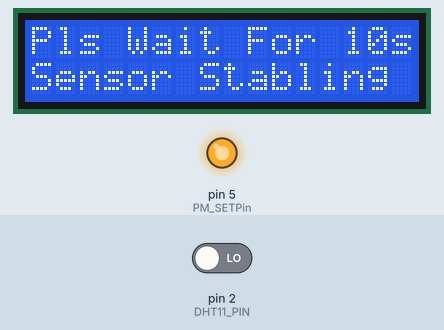
This sketch was run on a simulated Arduino Uno, built with avr-gcc and run on an emulated ATmega328P. Parts: 16×2 character LCD, output pins drawn as LEDs (lit = HIGH). The test bench sets the inputs (shaded band); at power-on: pin 2 (DHT11_PIN) LOW. Pins used as bus, display or sensor lines are not drawn; what the sketch prints to the serial monitor is not drawn.

Above: at 3.3 s.
At 15.9 s:
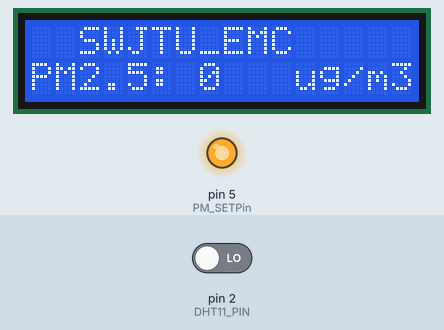
16.0 s: pin 2 (DHT11_PIN) driven HIGH
At 19.3 s:
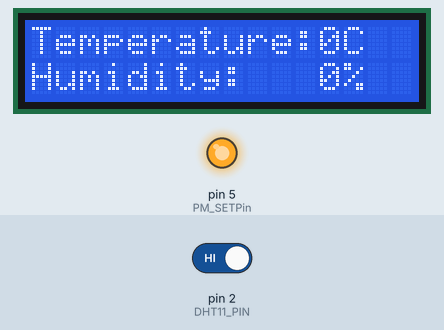
Timing chart, 0 to 20.8 s (numbered marks = the images above; inputs shaded):
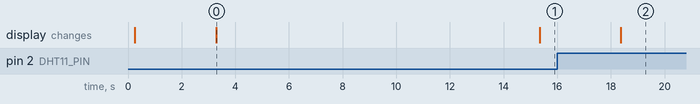

Measured:
- what the display in image 0 shows lasts 12.0 s, from 3.3 s to 15.3 s

The sketch:

SWJTU_EMS.ino
```cpp
#include <LiquidCrystal_I2C.h>
#include <Wire.h>
#include <dht.h>
#define uchar unsigned char
#define uint unsigned int
//
//    FILE: dht11_test.ino
//  AUTHOR: Rob Tillaart
// VERSION: 0.1.01
// PURPOSE: DHT library test sketch for DHT11 && Arduino
//     URL:
//
// Released to the public domain
//


dht DHT;

#define DHT11_PIN 2
LiquidCrystal_I2C lcd(0x27,16,2);
int tem=0,hum=0;

//PM data from KM-100
int PM_SETPin = 5;
int PM_RESETPin = 4;
uchar inByte = 0;         // incoming serial byte from PM2.5
uchar recData[24];
int PM1_Update = 0;
int PM25_Update = 0;
int PM10_Update = 0;
int PM1_Last = 0;
int PM25_Last = 0;
int PM10_Last = 0;
boolean RecStar = false;
void setup()
{
  Serial.begin(9600);
  Serial.println("Beginning...");
  Serial.println();
  Serial.println("Type,\tstatus,\tHumidity (%),\tTemperature (C)");

  pinMode(PM_SETPin,OUTPUT);
  pinMode(PM_RESETPin, OUTPUT);
  digitalWrite(PM_SETPin, HIGH);
  digitalWrite(PM_RESETPin, HIGH);

   lcd.init();
  delay(100);
  lcd.clear();
  lcd.init();
  lcd.backlight();

  lcd.setCursor(0,0);
  lcd.print(" SWJTU_E.M.S ");
  lcd.setCursor(0,1);
  lcd.print("CD Site IoT Team");
  delay(3000);

  lcd.clear();
  lcd.setCursor(0,0);
  lcd.print("Pls Wait For 10s");
  lcd.setCursor(0,1);
  lcd.print("Sensor Stabling ");
  lcd.backlight();
  delay(10000);

}

void loop()
{
  // READ DATA
  Serial.print("DHT11, \t");
  int chk = DHT.read11(DHT11_PIN);
  switch (chk)
  {
    case DHTLIB_OK:
		//Serial.print("OK,\t");
		break;
    case DHTLIB_ERROR_CHECKSUM:
		Serial.print("Checksum error,\t");
		break;
    case DHTLIB_ERROR_TIMEOUT:
		Serial.print("Time out error,\t");
		break;
    case DHTLIB_ERROR_CONNECT:
        Serial.print("Connect error,\t");
        break;
    case DHTLIB_ERROR_ACK_L:
        Serial.print("Ack Low error,\t");
        break;
    case DHTLIB_ERROR_ACK_H:
        Serial.print("Ack High error,\t");
        break;
    default:
		Serial.print("Unknown error,\t");
		break;
  }
  // DISPLAY DATA
  hum =DHT.humidity;
  tem=DHT.temperature;
  Serial.print(DHT.humidity, 1);
  Serial.print(",\t");
  Serial.println(DHT.temperature, 1);

  delay(2000);
  Sensor_PM();
   refresh_display();
}
void refresh_display()
{

  lcd.clear();
  lcd.setCursor(0,0);
  lcd.print("  SWJTU_EMC  ");

  lcd.setCursor(0,1);
  lcd.print("PM2.5:");
  lcd.setCursor(7,1);
  lcd.print(PM25_Update);
  lcd.setCursor(11,1);
  lcd.print("ug/m3");
    delay(3000);

  lcd.clear();
  lcd.setCursor(0,0);
  lcd.print("Temperature:");
  lcd.setCursor(12,0);
  lcd.print(tem);
  lcd.print("C");

  lcd.setCursor(0,1);
  lcd.print("Humidity:");
  lcd.setCursor(12,1);
  lcd.print(hum);
  lcd.print("%");
  delay(3000);


}
void Sensor_PM()
{
  read_PM();
  boolean flag = verify_PM();
 flag = true;
  //check PM device recvice data CRC result
  if(flag == true)
  {
    PM1_Update = recData[4]*256 + recData[5];
    PM25_Update = recData[6]*256 + recData[7];
    PM10_Update = recData[8]*256 + recData[9];
    Serial.print("PM2.5 data:");
    Serial.println(PM25_Update);
      //pass;
  }
  else
  {
    lcd.setCursor(0,0);
    lcd.print(" Data Err, Drop ");
    delay(1000);
    PM1_Update = PM1_Last;
    PM25_Update = PM25_Last;
    PM10_Update = PM10_Last;
    Serial.println("wrong PM");
  }
  memset(recData,0x00,24);
}
void read_PM()
{
  int i=0;

  //digitalWrite(PM_SETPin, HIGH);
  //delay (800);

 // Serial.println("PM Sensor Data:");
 while (Serial.available() > 0)
  {
      // get incoming byte:
      inByte = Serial.read();
      // read first analog input:
      if (inByte == 0x42)
      {
        RecStar = true;
      }
      if (RecStar == true)
      {
        recData[i]=inByte;
        //Serial.print(recData[i], HEX);
//        Serial.print(0x0F & (inByte>>4), HEX);
//        Serial.print(0x0F & inByte,HEX);
//        Serial.print("-");

        i++;
        if (i==24)
        {
          i=0;
          RecStar = false;
         break;
        }
      }
  }

  //digitalWrite(PM_SETPin,LOW);
  //delay(200);
}
boolean verify_PM()
{
  uchar i=0;
  int CRC = 0;

  if (recData[0]==0x42 && recData[1]==0x4d){
   // Serial.println("CRC data:");
    for (i=0;i<22;i++){
      CRC+=recData[i];
//      Serial.println(CRC);
      delay(5);

    }
    //Serial.print(CRC, HEX);
  }

  if (CRC == (recData[22]*256 + recData[23])){
    return true;
  }
  else{
    return false;
  }
}
//
// END OF FILE
//
```

dht.h
```cpp
//
//    FILE: dht.h
//  AUTHOR: Rob Tillaart
// VERSION: 0.1.19
// PURPOSE: DHT Temperature & Humidity Sensor library for Arduino
//     URL: http://arduino.cc/playground/Main/DHTLib
//
// HISTORY:
// see dht.cpp file
//

#ifndef dht_h
#define dht_h

#if ARDUINO < 100
#include <WProgram.h>
#include <pins_arduino.h>  // fix for broken pre 1.0 version - TODO TEST
#else
#include <Arduino.h>
#endif

#define DHT_LIB_VERSION "0.1.19"

#define DHTLIB_OK                   0
#define DHTLIB_ERROR_CHECKSUM       -1
#define DHTLIB_ERROR_TIMEOUT        -2
#define DHTLIB_ERROR_CONNECT        -3
#define DHTLIB_ERROR_ACK_L          -4
#define DHTLIB_ERROR_ACK_H          -5

#define DHTLIB_DHT11_WAKEUP         18
#define DHTLIB_DHT_WAKEUP           1

#define DHTLIB_DHT11_LEADING_ZEROS  1
#define DHTLIB_DHT_LEADING_ZEROS    6

// max timeout is 100 usec.
// For a 16 Mhz proc 100 usec is 1600 clock cycles
// loops using DHTLIB_TIMEOUT use at least 4 clock cycli
// so 100 us takes max 400 loops
// so by dividing F_CPU by 40000 we "fail" as fast as possible
#define DHTLIB_TIMEOUT 400 // (F_CPU/40000)

class dht
{
public:
    // return values:
    // DHTLIB_OK
    // DHTLIB_ERROR_CHECKSUM
    // DHTLIB_ERROR_TIMEOUT
    // DHTLIB_ERROR_CONNECT
    // DHTLIB_ERROR_ACK_L
    // DHTLIB_ERROR_ACK_H
    int read11(uint8_t pin);
    int read(uint8_t pin);

    inline int read21(uint8_t pin) { return read(pin); };
    inline int read22(uint8_t pin) { return read(pin); };
    inline int read33(uint8_t pin) { return read(pin); };
    inline int read44(uint8_t pin) { return read(pin); };

    double humidity;
    double temperature;

private:
    uint8_t bits[5];  // buffer to receive data
    int _readSensor(uint8_t pin, uint8_t wakeupDelay, uint8_t leadingZeroBits);
};
#endif
//
// END OF FILE
//
```
